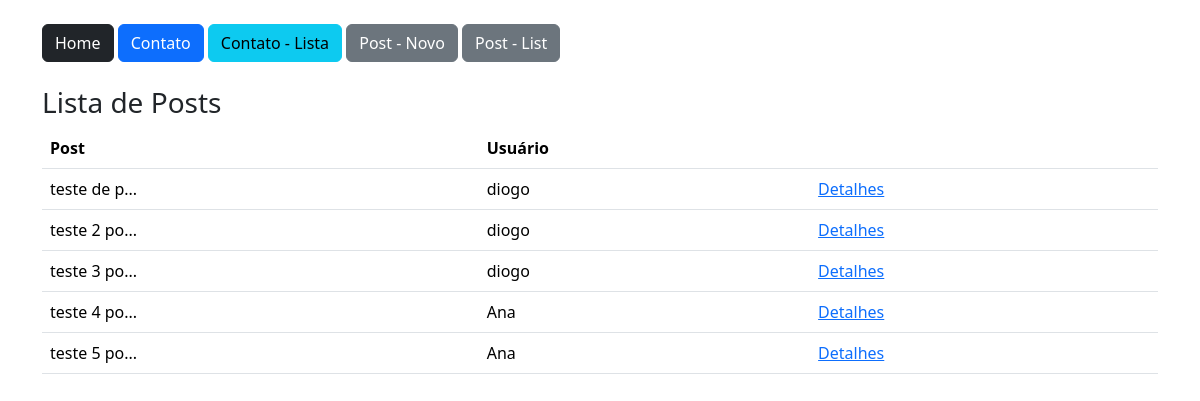
Before: /post/lista/ (signed in) with the older database file.
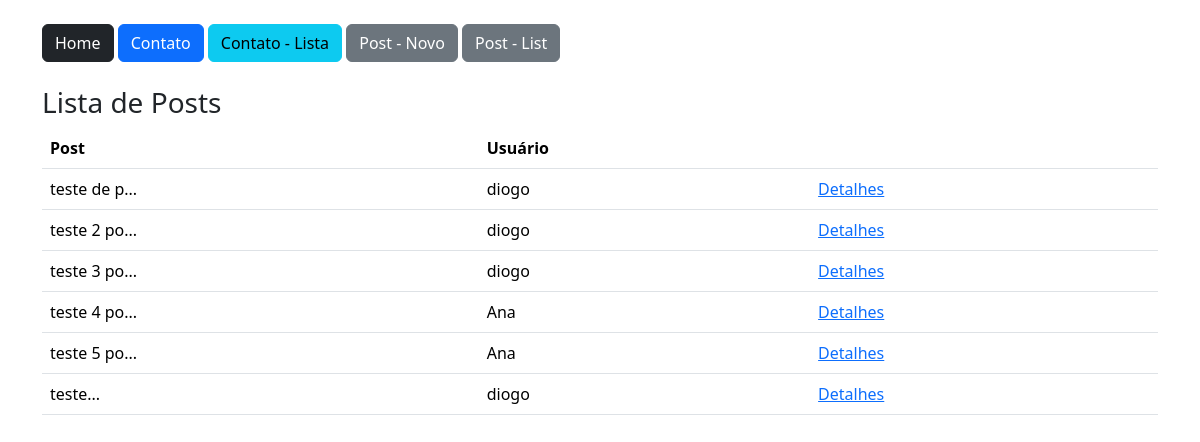
After: the same page with the newer database file.
### app/models.py (models this page shows)
class Post(db.Model):
     id = db.Column(db.Integer, primary_key=True)
     data_criacao = db.Column(db.DateTime, default=datetime.utcnow())
     mensagem = db.Column(db.String, nullable=True)
     imagem = db.Column(db.String, nullable=True, default='default.png')
     user_id = db.Column(db.Integer, db.ForeignKey('user.id'), nullable=True)
     comentarios = db.relationship('PostComentarios', backref='post', lazy=True)
     def msg_resumo(self):
        return f"{self.mensagem[:10]}..."

class User(db.Model, UserMixin):
    id = db.Column(db.Integer, primary_key=True)
    nome = db.Column(db.String, nullable=True)
    sobrenome = db.Column(db.String, nullable=True)
    email = db.Column(db.String, nullable=True)
    senha = db.Column(db.String, nullable=True)
    posts = db.relationship('Post', backref='user', lazy=True)
    post_comentarios = db.relationship('PostComentarios', backref='user', lazy=True)

### app/views.py (the view)
@app.route('/post/lista/')
@login_required
def postLista():
    posts = Post.query.all()
    return render_template('post_lista.html', posts=posts)

### app/models.py (called while the page is built)
@login_manager.user_loader
def load_user(user_id):
    return User.query.get(user_id)

### app/templates/post_lista.html
{% extends 'base.html' %}
{% block content %}
    <div class="container">
        {% include 'nav.html' %}
        <div class="row mt-4">
            <h3>Lista de Posts</h3>
            <div class="col-12">
                <table class="table">
                    <thead>
                        <tr>
                            <th>Post</th>
                            <th>Usuário</th>
                            <th></th>
                        </tr>
                    </thead>
                    <tbody>
                        {% for linha in posts %}
                        <tr>
                            <td>{{linha.msg_resumo()}}</td>
                            <td>{{linha.user.nome}}</td>
                            <td><a href="{{url_for('postDetail', id=linha.id)}}">Detalhes</a></td>
                        </tr>
                        {% endfor %}
                    </tbody>
                </table>
            </div>
        </div>
    </div>
{% endblock %}

### app/templates/base.html (shortened to what this page needs)
<!DOCTYPE html>
<html lang="pt-br">
<head>
    <link href="https://cdn.jsdelivr.net/npm/bootstrap@5.3.8/dist/css/bootstrap.min.css" rel="stylesheet">
</head>
<body>
    <section class="container-fluid mt-4">
        {% block content %} {% endblock %}
    </section>
</body>
</html>

### app/templates/nav.html
<a href="/" class="btn btn-dark">Home</a>
<a href="{{url_for('contato')}}" class="btn btn-primary">Contato</a>
<a href="{{url_for('contatoLista')}}" class="btn btn-info">Contato - Lista</a>
<a href="{{url_for('postNovo')}}" class="btn btn-secondary">Post - Novo</a>
<a href="{{url_for('postLista')}}" class="btn btn-secondary">Post - List</a>

Changed rows visible on the page:
added Post: msg_resumo "teste...", user.nome "diogo"
